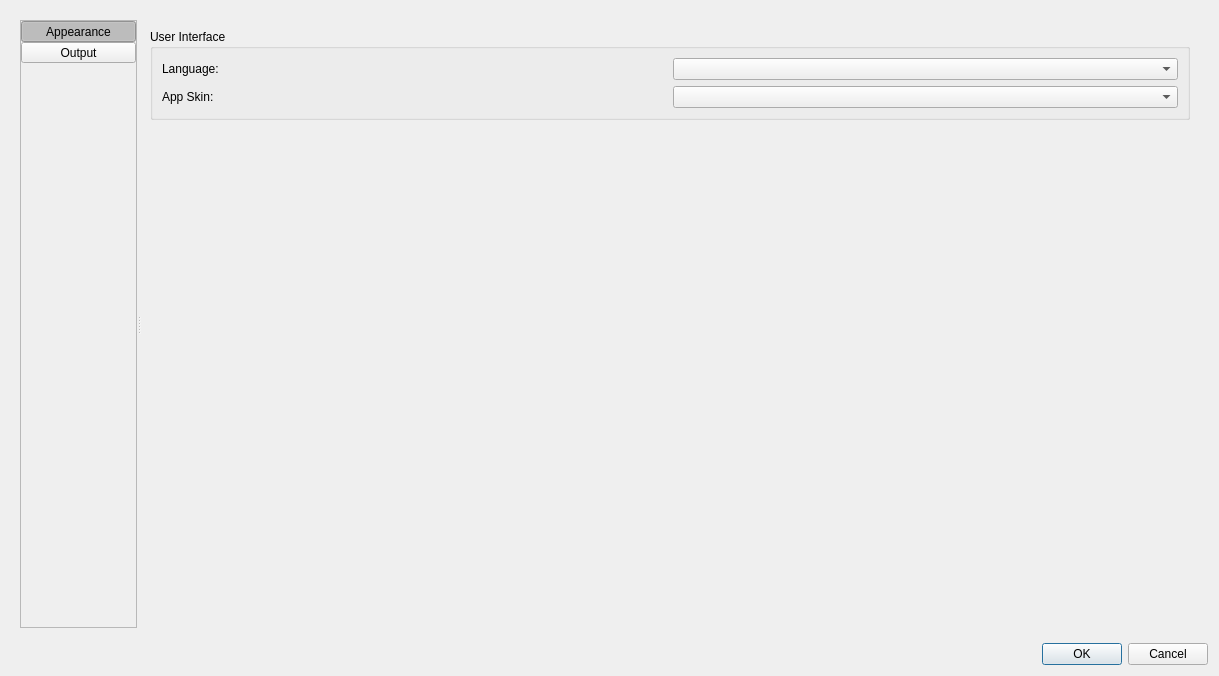
<?xml version="1.0" encoding="UTF-8"?>
<ui version="4.0">
 <class>fpsSettingsDialog</class>
 <widget class="QDialog" name="fpsSettingsDialog">
  <property name="geometry">
   <rect>
    <x>0</x>
    <y>0</y>
    <width>1219</width>
    <height>676</height>
   </rect>
  </property>
  <property name="windowTitle">
   <string>Preferences</string>
  </property>
  <layout class="QGridLayout" name="gridLayout">
   <item row="1" column="1">
    <widget class="QDialogButtonBox" name="buttonBox">
     <property name="standardButtons">
      <set>QDialogButtonBox::StandardButton::Cancel|QDialogButtonBox::StandardButton::Ok</set>
     </property>
    </widget>
   </item>
   <item row="0" column="0" colspan="2">
    <widget class="QWidget" name="widget" native="true">
     <layout class="QHBoxLayout" name="horizontalLayout">
      <item>
       <widget class="QSplitter" name="splitter">
        <property name="orientation">
         <enum>Qt::Orientation::Horizontal</enum>
        </property>
        <widget class="QFrame" name="frButtons">
         <property name="sizePolicy">
          <sizepolicy hsizetype="Fixed" vsizetype="Expanding">
           <horstretch>0</horstretch>
           <verstretch>0</verstretch>
          </sizepolicy>
         </property>
         <property name="styleSheet">
          <string notr="true">QToolButton:checked {
    background: #cdcdcd;
}</string>
         </property>
         <property name="frameShape">
          <enum>QFrame::Shape::StyledPanel</enum>
         </property>
         <property name="frameShadow">
          <enum>QFrame::Shadow::Sunken</enum>
         </property>
         <layout class="QVBoxLayout" name="verticalLayout_2">
          <property name="spacing">
           <number>0</number>
          </property>
          <property name="leftMargin">
           <number>0</number>
          </property>
          <property name="topMargin">
           <number>0</number>
          </property>
          <property name="rightMargin">
           <number>0</number>
          </property>
          <property name="bottomMargin">
           <number>0</number>
          </property>
          <item>
           <widget class="QToolButton" name="tbtnAppearance">
            <property name="sizePolicy">
             <sizepolicy hsizetype="Expanding" vsizetype="Fixed">
              <horstretch>0</horstretch>
              <verstretch>0</verstretch>
             </sizepolicy>
            </property>
            <property name="text">
             <string>Appearance</string>
            </property>
            <property name="icon">
             <iconset resource="../resources/fps.qrc">
              <normaloff>:/preferences/preferences/appearance-off.png</normaloff>
              <selectedoff>:/preferences/preferences/appearance.png</selectedoff>:/preferences/preferences/appearance-off.png</iconset>
            </property>
            <property name="checkable">
             <bool>true</bool>
            </property>
            <property name="checked">
             <bool>true</bool>
            </property>
            <property name="autoExclusive">
             <bool>true</bool>
            </property>
            <property name="toolButtonStyle">
             <enum>Qt::ToolButtonStyle::ToolButtonTextBesideIcon</enum>
            </property>
           </widget>
          </item>
          <item>
           <widget class="QToolButton" name="tbtnOutput">
            <property name="sizePolicy">
             <sizepolicy hsizetype="Expanding" vsizetype="Fixed">
              <horstretch>0</horstretch>
              <verstretch>0</verstretch>
             </sizepolicy>
            </property>
            <property name="text">
             <string>Output</string>
            </property>
            <property name="icon">
             <iconset resource="../resources/fps.qrc">
              <normaloff>:/preferences/preferences/output-off.png</normaloff>
              <selectedoff>:/preferences/preferences/output.png</selectedoff>:/preferences/preferences/output-off.png</iconset>
            </property>
            <property name="checkable">
             <bool>true</bool>
            </property>
            <property name="autoExclusive">
             <bool>true</bool>
            </property>
            <property name="toolButtonStyle">
             <enum>Qt::ToolButtonStyle::ToolButtonTextBesideIcon</enum>
            </property>
           </widget>
          </item>
          <item>
           <spacer name="verticalSpacer">
            <property name="orientation">
             <enum>Qt::Orientation::Vertical</enum>
            </property>
            <property name="sizeHint" stdset="0">
             <size>
              <width>20</width>
              <height>40</height>
             </size>
            </property>
           </spacer>
          </item>
         </layout>
        </widget>
        <widget class="QStackedWidget" name="wgtOptions">
         <widget class="QWidget" name="pgAppearance">
          <layout class="QVBoxLayout" name="verticalLayout_3">
           <item>
            <widget class="QGroupBox" name="gbxUi">
             <property name="title">
              <string>User Interface</string>
             </property>
             <layout class="QGridLayout" name="gridLayout_5">
              <item row="0" column="0">
               <widget class="QLabel" name="label_11">
                <property name="text">
                 <string>Language:</string>
                </property>
                <property name="buddy">
                 <cstring>cbxLang</cstring>
                </property>
               </widget>
              </item>
              <item row="0" column="1">
               <widget class="QComboBox" name="cbxLang"/>
              </item>
              <item row="1" column="0">
               <widget class="QLabel" name="label_12">
                <property name="text">
                 <string>App Skin:</string>
                </property>
                <property name="buddy">
                 <cstring>cbxStyle</cstring>
                </property>
               </widget>
              </item>
              <item row="1" column="1">
               <widget class="QComboBox" name="cbxStyle"/>
              </item>
             </layout>
            </widget>
           </item>
           <item>
            <spacer name="verticalSpacer_2">
             <property name="orientation">
              <enum>Qt::Orientation::Vertical</enum>
             </property>
             <property name="sizeHint" stdset="0">
              <size>
               <width>20</width>
               <height>40</height>
              </size>
             </property>
            </spacer>
           </item>
          </layout>
         </widget>
         <widget class="QWidget" name="pgOutput">
          <layout class="QVBoxLayout" name="verticalLayout">
           <item>
            <widget class="QGroupBox" name="gbxOutputOptions">
             <property name="title">
              <string>Output File Options</string>
             </property>
             <layout class="QGridLayout" name="gridLayout_2">
              <item row="2" column="0">
               <widget class="QLabel" name="label_2">
                <property name="text">
                 <string>&lt;html&gt;&lt;head/&gt;&lt;body&gt;&lt;p&gt;Specify output path:&lt;/p&gt;&lt;/body&gt;&lt;/html&gt;</string>
                </property>
               </widget>
              </item>
              <item row="4" column="2" colspan="3">
               <widget class="QLabel" name="label_6">
                <property name="text">
                 <string>&lt;html&gt;&lt;head/&gt;&lt;body&gt;&lt;p&gt;For JPG images, this is 0 ~ 100, and the bigger, the higher quality outputs will have.&lt;/p&gt;&lt;/body&gt;&lt;/html&gt;</string>
                </property>
               </widget>
              </item>
              <item row="2" column="4">
               <widget class="QToolButton" name="tbtnBrowse">
                <property name="enabled">
                 <bool>false</bool>
                </property>
                <property name="text">
                 <string>...</string>
                </property>
               </widget>
              </item>
              <item row="3" column="0">
               <widget class="QLabel" name="label_3">
                <property name="text">
                 <string>&lt;html&gt;&lt;head/&gt;&lt;body&gt;&lt;p&gt;Output picture format:&lt;/p&gt;&lt;/body&gt;&lt;/html&gt;</string>
                </property>
               </widget>
              </item>
              <item row="3" column="1" colspan="3">
               <widget class="QComboBox" name="cbxFormats"/>
              </item>
              <item row="5" column="0">
               <widget class="QLabel" name="label_5">
                <property name="text">
                 <string>&lt;html&gt;&lt;head/&gt;&lt;body&gt;&lt;p&gt;Picture scaling:&lt;/p&gt;&lt;/body&gt;&lt;/html&gt;</string>
                </property>
               </widget>
              </item>
              <item row="0" column="4">
               <widget class="QCheckBox" name="chbSubDir">
                <property name="text">
                 <string>Create sub-directories under the output path.</string>
                </property>
               </widget>
              </item>
              <item row="4" column="1">
               <widget class="QSpinBox" name="sbxQuality"/>
              </item>
              <item row="5" column="2" colspan="2">
               <widget class="QLabel" name="label_10">
                <property name="text">
                 <string>&lt;html&gt;&lt;head/&gt;&lt;body&gt;&lt;p&gt;%&amp;emsp;(Default is 100.00%, that is, no scaling.)&lt;/p&gt;&lt;/body&gt;&lt;/html&gt;</string>
                </property>
               </widget>
              </item>
              <item row="0" column="1" colspan="3">
               <widget class="QComboBox" name="cbxLocation">
                <property name="currentText">
                 <string>The path specified when clicking &quot;Save pictures&quot;</string>
                </property>
                <property name="currentIndex">
                 <number>0</number>
                </property>
                <property name="maxVisibleItems">
                 <number>3</number>
                </property>
                <item>
                 <property name="text">
                  <string>The path specified when clicking &quot;Save pictures&quot;</string>
                 </property>
                </item>
                <item>
                 <property name="text">
                  <string>The same location as the source picture</string>
                 </property>
                </item>
                <item>
                 <property name="text">
                  <string>The following path:</string>
                 </property>
                </item>
               </widget>
              </item>
              <item row="2" column="1" colspan="3">
               <widget class="QLineEdit" name="lePath">
                <property name="enabled">
                 <bool>false</bool>
                </property>
               </widget>
              </item>
              <item row="4" column="0">
               <widget class="QLabel" name="label_4">
                <property name="text">
                 <string>&lt;html&gt;&lt;head/&gt;&lt;body&gt;&lt;p&gt;JPG Quality:&lt;/p&gt;&lt;/body&gt;&lt;/html&gt;</string>
                </property>
               </widget>
              </item>
              <item row="5" column="1">
               <widget class="QDoubleSpinBox" name="dsbxFactor">
                <property name="maximum">
                 <double>200.000000000000000</double>
                </property>
                <property name="value">
                 <double>100.000000000000000</double>
                </property>
               </widget>
              </item>
              <item row="0" column="0">
               <widget class="QLabel" name="label">
                <property name="text">
                 <string>&lt;html&gt;&lt;head/&gt;&lt;body&gt;&lt;p&gt;Saving to:&lt;/p&gt;&lt;/body&gt;&lt;/html&gt;</string>
                </property>
               </widget>
              </item>
             </layout>
            </widget>
           </item>
           <item>
            <widget class="QGroupBox" name="gbxGridFigure">
             <property name="title">
              <string>Grid Figure</string>
             </property>
             <layout class="QGridLayout" name="gridLayout_3">
              <item row="1" column="1">
               <widget class="QSpinBox" name="sbxLineSize"/>
              </item>
              <item row="1" column="0">
               <widget class="QLabel" name="label_7">
                <property name="text">
                 <string>&lt;html&gt;&lt;head/&gt;&lt;body&gt;&lt;p&gt;Line size:&lt;/p&gt;&lt;/body&gt;&lt;/html&gt;</string>
                </property>
               </widget>
              </item>
              <item row="2" column="0">
               <widget class="QLabel" name="label_9">
                <property name="text">
                 <string>&lt;html&gt;&lt;head/&gt;&lt;body&gt;&lt;p&gt;Grid line color:&lt;/p&gt;&lt;/body&gt;&lt;/html&gt;</string>
                </property>
               </widget>
              </item>
              <item row="2" column="3">
               <spacer name="horizontalSpacer_3">
                <property name="orientation">
                 <enum>Qt::Orientation::Horizontal</enum>
                </property>
                <property name="sizeHint" stdset="0">
                 <size>
                  <width>40</width>
                  <height>20</height>
                 </size>
                </property>
               </spacer>
              </item>
              <item row="2" column="2">
               <widget class="QPushButton" name="btnSelectColor">
                <property name="text">
                 <string>Select Color...</string>
                </property>
               </widget>
              </item>
              <item row="1" column="3">
               <spacer name="horizontalSpacer_2">
                <property name="orientation">
                 <enum>Qt::Orientation::Horizontal</enum>
                </property>
                <property name="sizeHint" stdset="0">
                 <size>
                  <width>40</width>
                  <height>20</height>
                 </size>
                </property>
               </spacer>
              </item>
              <item row="2" column="1">
               <widget class="QFrame" name="frColor">
                <property name="sizePolicy">
                 <sizepolicy hsizetype="Fixed" vsizetype="Fixed">
                  <horstretch>0</horstretch>
                  <verstretch>0</verstretch>
                 </sizepolicy>
                </property>
                <property name="minimumSize">
                 <size>
                  <width>32</width>
                  <height>32</height>
                 </size>
                </property>
                <property name="maximumSize">
                 <size>
                  <width>32</width>
                  <height>32</height>
                 </size>
                </property>
                <property name="frameShape">
                 <enum>QFrame::Shape::StyledPanel</enum>
                </property>
                <property name="frameShadow">
                 <enum>QFrame::Shadow::Sunken</enum>
                </property>
               </widget>
              </item>
              <item row="1" column="2">
               <widget class="QLabel" name="label_8">
                <property name="text">
                 <string>&lt;html&gt;&lt;head/&gt;&lt;body&gt;&lt;p&gt;Pixel&lt;/p&gt;&lt;/body&gt;&lt;/html&gt;</string>
                </property>
               </widget>
              </item>
              <item row="0" column="0" colspan="4">
               <widget class="QCheckBox" name="chbGrid">
                <property name="sizePolicy">
                 <sizepolicy hsizetype="Expanding" vsizetype="Fixed">
                  <horstretch>0</horstretch>
                  <verstretch>0</verstretch>
                 </sizepolicy>
                </property>
                <property name="text">
                 <string>Auto-generate an image with a grid illustrating how the pictures are splited.</string>
                </property>
               </widget>
              </item>
             </layout>
            </widget>
           </item>
           <item>
            <widget class="QGroupBox" name="gbxFileNames">
             <property name="title">
              <string>File Name Conventions</string>
             </property>
             <layout class="QGridLayout" name="gridLayout_4">
              <item row="0" column="0">
               <widget class="QRadioButton" name="rbtnOriName">
                <property name="text">
                 <string>Use the original file name as the prefix</string>
                </property>
               </widget>
              </item>
              <item row="1" column="0">
               <widget class="QRadioButton" name="rbtnSpecified">
                <property name="text">
                 <string>Use the specified prefix:</string>
                </property>
               </widget>
              </item>
              <item row="1" column="1">
               <widget class="QLineEdit" name="lePrefix"/>
              </item>
              <item row="2" column="0" colspan="2">
               <widget class="QCheckBox" name="chbNumberContained">
                <property name="text">
                 <string>[Row number * Column number] contained in files' name.</string>
                </property>
               </widget>
              </item>
             </layout>
            </widget>
           </item>
          </layout>
         </widget>
        </widget>
       </widget>
      </item>
     </layout>
    </widget>
   </item>
   <item row="1" column="0">
    <spacer name="horizontalSpacer">
     <property name="orientation">
      <enum>Qt::Orientation::Horizontal</enum>
     </property>
     <property name="sizeHint" stdset="0">
      <size>
       <width>526</width>
       <height>20</height>
      </size>
     </property>
    </spacer>
   </item>
  </layout>
 </widget>
 <resources>
  <include location="../resources/fps.qrc"/>
 </resources>
 <connections/>
</ui>
